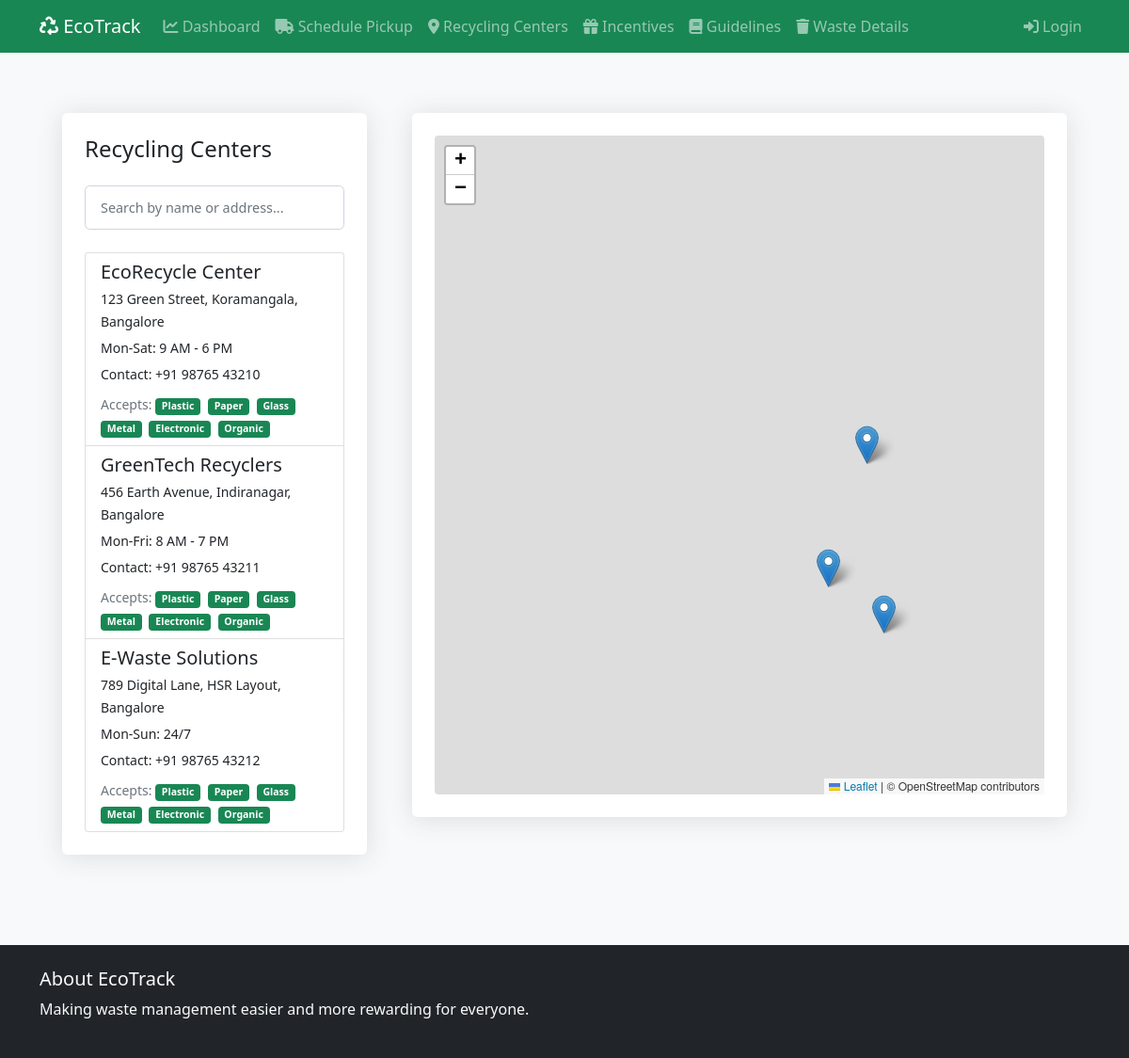
The app's page /locator with its own data.
### models.py (models this page shows)
class RecyclingCenter(db.Model):
    id = db.Column(db.Integer, primary_key=True)
    name = db.Column(db.String(120), nullable=False)
    address = db.Column(db.String(250), nullable=False)
    latitude = db.Column(db.Float, nullable=False)
    longitude = db.Column(db.Float, nullable=False)
    contact_number = db.Column(db.String(20))
    operating_hours = db.Column(db.String(100))
    is_active = db.Column(db.Boolean, default=True)

### app.py (the view, shortened to what this page needs)
@app.route('/locator')
def recycling_centers():
    try:
        centers = RecyclingCenter.query.filter_by(is_active=True).all()
        centers_data = []
        for center in centers:
            center_data = {
                'id': center.id,
                'name': center.name,
                'address': center.address,
                'contact': center.contact_number,
                'latitude': float(center.latitude),
                'longitude': float(center.longitude),
                'operating_hours': center.operating_hours,
                'waste_types': ['Plastic', 'Paper', 'Glass', 'Metal', 'Electronic', 'Organic']
            }
            centers_data.append(center_data)
        return render_template('locator.html', centers=centers_data)
    except Exception as e:
        import traceback
        print(f"Error in recycling_centers route: {str(e)}")
        print("Traceback:")
        traceback.print_exc()
        flash('Unable to load recycling centers. Please try again later.', 'danger')
        return redirect(url_for('dashboard'))

### templates/locator.html (shortened to what this page needs)
{% extends "base.html" %}
{% block extra_css %}
<link rel="stylesheet" href="https://unpkg.com/leaflet@1.7.1/dist/leaflet.css" />
{% endblock %}
{% block content %}
<div class="container-fluid">
    <div class="row">
        <div class="col-md-4 p-4">
            <div class="card">
                <div class="card-body">
                    <h4 class="card-title mb-4">Recycling Centers</h4>
                    <div class="form-group mb-4">
                        <input type="text" id="searchInput" class="form-control" placeholder="Search by name or address...">
                    </div>
                    <div id="centersList" class="list-group">
                        {% for center in centers %}
                        <div class="list-group-item center-item"
                             data-lat="{{ center.latitude }}"
                             data-lng="{{ center.longitude }}"
                             data-id="{{ center.id }}">
                            <h5 class="mb-1">{{ center.name }}</h5>
                            <p class="mb-1"><small>{{ center.address }}</small></p>
                            <p class="mb-1"><small>{{ center.operating_hours }}</small></p>
                            <p class="mb-0"><small>Contact: {{ center.contact }}</small></p>
                            <div class="mt-2">
                                <small class="text-muted">Accepts:
                                    {% for type in center.waste_types %}
                                    <span class="badge bg-success me-1">{{ type }}</span>
                                    {% endfor %}
                                </small>
                            </div>
                        </div>
                        {% endfor %}
                    </div>
                </div>
            </div>
        </div>
        <div class="col-md-8 p-4">
            <div class="card">
                <div class="card-body">
                    <div id="map" style="height: 700px;"></div>
                </div>
            </div>
        </div>
    </div>
</div>
{% endblock %}

### templates/base.html (shortened to what this page needs)
<!DOCTYPE html>
<html lang="en">
<head>
    <link href="https://cdn.jsdelivr.net/npm/bootstrap@5.1.3/dist/css/bootstrap.min.css" rel="stylesheet">
    <link rel="stylesheet" href="https://cdnjs.cloudflare.com/ajax/libs/font-awesome/6.0.0/css/all.min.css">
    <link rel="stylesheet" href="{{ url_for('static', filename='css/style.css') }}">
    {% block extra_css %}{% endblock %}
</head>
<body>
    <nav class="navbar navbar-expand-lg navbar-dark bg-success">
        <div class="container">
            <a class="navbar-brand" href="{{ url_for('home') }}">
                <i class="fas fa-recycle"></i> EcoTrack
            </a>
            <div class="collapse navbar-collapse" id="navbarNav">
                <ul class="navbar-nav me-auto">
                    <li class="nav-item">
                        <a class="nav-link" href="{{ url_for('dashboard') }}">
                            <i class="fas fa-chart-line"></i> Dashboard
                        </a>
                    </li>
                    <li class="nav-item">
                        <a class="nav-link" href="{{ url_for('schedule_pickup') }}">
                            <i class="fas fa-truck"></i> Schedule Pickup
                        </a>
                    </li>
                    <li class="nav-item">
                        <a class="nav-link" href="{{ url_for('recycling_centers') }}">
                            <i class="fas fa-map-marker-alt"></i> Recycling Centers
                        </a>
                    </li>
                    <li class="nav-item">
                        <a class="nav-link" href="{{ url_for('incentives') }}">
                            <i class="fas fa-gift"></i> Incentives
                        </a>
                    </li>
                    <li class="nav-item">
                        <a class="nav-link" href="{{ url_for('guidelines') }}">
                            <i class="fas fa-book"></i> Guidelines
                        </a>
                    </li>
                    <li class="nav-item">
                        <a class="nav-link" href="{{ url_for('waste_details') }}">
                            <i class="fas fa-trash"></i> Waste Details
                        </a>
                    </li>
                </ul>
                <ul class="navbar-nav">
            {% if current_user.is_authenticated %}
                    <li class="nav-item">
                        <span class="nav-link">
                            <i class="fas fa-coins"></i> Points: {{ current_user.points }}
                        </span>
                    </li>
                    <li class="nav-item">
                        <a class="nav-link" href="{{ url_for('logout') }}">
                            <i class="fas fa-sign-out-alt"></i> Logout
                        </a>
                    </li>
            {% else %}
                    <li class="nav-item">
                        <a class="nav-link" href="{{ url_for('login') }}">
                            <i class="fas fa-sign-in-alt"></i> Login
                        </a>
                    </li>
            {% endif %}
                </ul>
            </div>
        </div>
    </nav>
    <main class="container py-4">
        {% block content %}{% endblock %}
    </main>
    <footer class="bg-dark text-light py-4 mt-5">
        <div class="container">
            <div class="row">
                <div class="col-12">
                    <h5>About EcoTrack</h5>
                    <p>Making waste management easier and more rewarding for everyone.</p>
                </div>
            </div>
        </div>
    </footer>
</body>
</html>

### static/css/style.css (style rules this page uses)
body { background-color: #f8f9fa; }
.card { border: none; box-shadow: 0 0.15rem 1.75rem 0 rgba(58, 59, 69, 0.15); border-radius: 0.35rem; transition: all 0.3s ease-in-out; }
.card-body { padding: 1.5rem; }
.form-control { border-radius: 0.35rem; padding: 0.75rem 1rem; font-size: 0.9rem; border: 1px solid #d1d3e2; transition: border-color 0.15s ease-in-out, box-shadow 0.15s ease-in-out; }
a { color: #4e73df; text-decoration: none; transition: color 0.2s ease-in-out; }

### templates/locator.html (style rules this page uses)
.center-item { cursor: pointer; transition: background-color 0.2s; }
#map { border-radius: 4px; }

### records on screen
RecyclingCenter: name "EcoRecycle Center", address "123 Green Street, Koramangala, Bangalore", operating_hours "Mon-Sat: 9 AM - 6 PM", contact "+91 98765 43210", waste_types "Plastic" "Paper" "Glass" "Metal" "Electronic" "Organic"
RecyclingCenter: name "GreenTech Recyclers", address "456 Earth Avenue, Indiranagar, Bangalore", operating_hours "Mon-Fri: 8 AM - 7 PM", contact "+91 98765 43211", waste_types "Plastic" "Paper" "Glass" "Metal" "Electronic" "Organic"
RecyclingCenter: name "E-Waste Solutions", address "789 Digital Lane, HSR Layout, Bangalore", operating_hours "Mon-Sun: 24/7", contact "+91 98765 43212", waste_types "Plastic" "Paper" "Glass" "Metal" "Electronic" "Organic"
